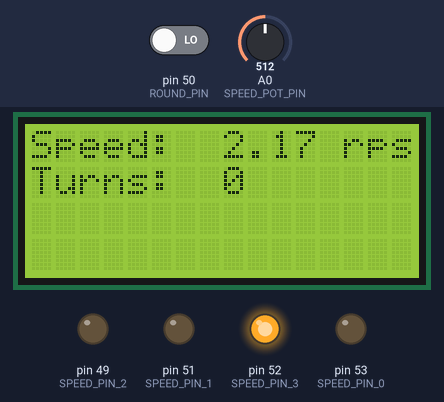
Bench run of a sketch on a simulated Arduino Mega 2560, built with avr-gcc and run on an emulated ATmega2560. On the bench: 16×4 character LCD, output pins drawn as LEDs (lit = HIGH). The inputs (shaded band) are chosen by the test bench; at power-on: A0 (SPEED_POT_PIN) = 512, pin 50 (ROUND_PIN) LOW.

Above: at 1.2 s.
1.3 s: A0 (SPEED_POT_PIN) set to 716
At 2.4 s:
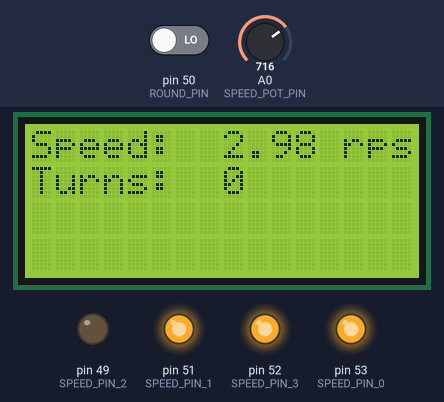
2.8 s: A0 (SPEED_POT_PIN) set to 900
At 3.9 s:
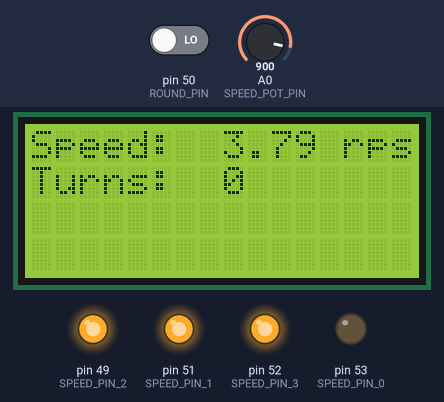
4.3 s: A0 (SPEED_POT_PIN) set to 1023
At 5.5 s:
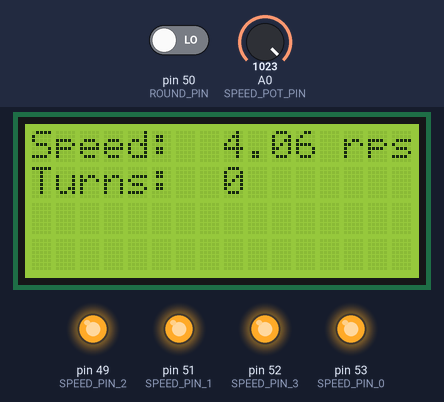
5.8 s: A0 (SPEED_POT_PIN) set to 511
At 7.0 s:
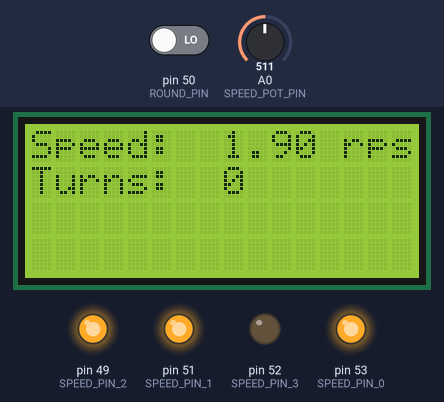
7.3 s: A0 (SPEED_POT_PIN) set to 306
At 8.5 s:
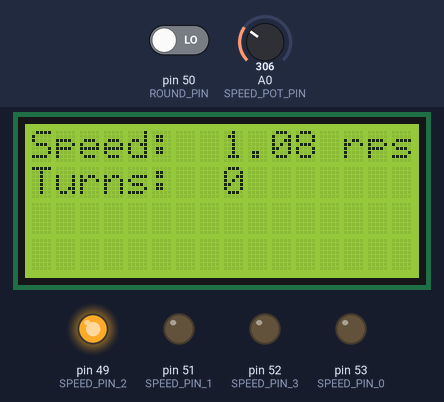
8.8 s: A0 (SPEED_POT_PIN) set to 122
At 10.2 s:
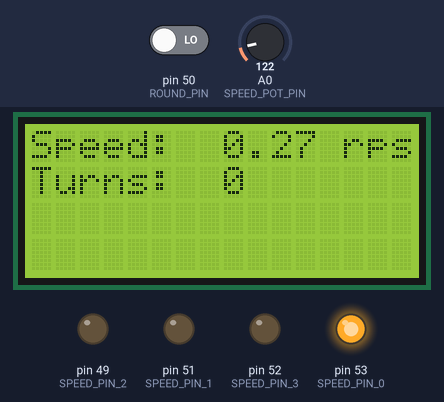
Timing chart, 0 to 11.3 s (numbered marks = the images above; inputs shaded):
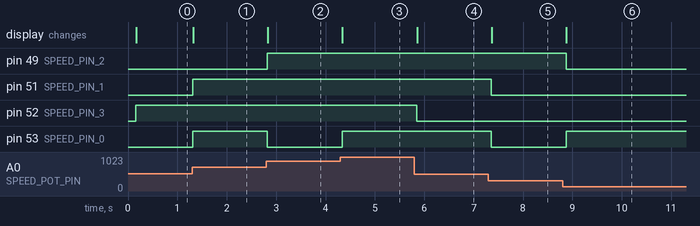

The sketch:

pickup_winder_UI.ino
```cpp
#include <Wire.h>
#include <LiquidCrystal_I2C.h>

const int SPEED_PIN_0 = 53;
const int SPEED_PIN_1 = 51;
const int SPEED_PIN_2 = 49;
const int SPEED_PIN_3 = 52;

const int SPEED_POT_PIN = A0;
int speedPotPinVal = 0;

const int ROUND_PIN = 50;
int rounds = 0;
int roundReadCounter = 0;
const int ROUND_READ_COUNTER_MAX = 5000;
int roundReadLastVal = 0;
int roundRead = 0;

int updateSpeedCounter = 0;
const int UPDATE_SPEED_COUNTER_MAX = 10000;

const float RPS_MAX = (int) 6500.0/1600.0;
float rps = 0;

char rpsString[8];

LiquidCrystal_I2C lcd(0x27, 16, 4);

void setupDisplay() {
  lcd.begin();
  lcd.print("hello");
  lcd.clear();
  lcd.print("Speed:  0.00 rps");
  lcd.setCursor(0,1);
  lcd.print("Turns:  0");
}

void updateDisplaySpeed() {
  lcd.setCursor(7, 0);
  rps = ((float) speedPotPinVal) * RPS_MAX / 15.0;
  dtostrf(rps, 5, 2, rpsString);
  lcd.print(rpsString);
}

void updateDisplayRounds() {;
  lcd.setCursor(8,1);
  lcd.print(rounds);
}

void updateSpeed() {
  speedPotPinVal = analogRead(SPEED_POT_PIN) >> 6;
  digitalWrite(SPEED_PIN_0, speedPotPinVal & 1);
  digitalWrite(SPEED_PIN_1, speedPotPinVal & 2);
  digitalWrite(SPEED_PIN_2, speedPotPinVal & 4);
  digitalWrite(SPEED_PIN_3, speedPotPinVal & 8);

  updateDisplaySpeed();
}

void updateRounds() {
  roundRead = digitalRead(ROUND_PIN);
  // if there is a change in the round pin value
  if(roundRead != roundReadLastVal) {
    // if it's the beginning of a round
    if(roundRead == 0) {
      rounds++;
      updateDisplayRounds();
    }
    roundReadLastVal = roundRead;
  }
}

void setup() {
  pinMode(SPEED_PIN_0, OUTPUT);
  pinMode(SPEED_PIN_1, OUTPUT);
  pinMode(SPEED_PIN_2, OUTPUT);
  pinMode(SPEED_PIN_3, OUTPUT);

  digitalWrite(SPEED_PIN_0, LOW);
  digitalWrite(SPEED_PIN_1, LOW);
  digitalWrite(SPEED_PIN_2, LOW);
  digitalWrite(SPEED_PIN_3, LOW);

  pinMode(ROUND_PIN, INPUT);

  setupDisplay();
  Serial.begin(9600);
}


void loop() {
  if(updateSpeedCounter > UPDATE_SPEED_COUNTER_MAX) {
    updateSpeed();
    updateSpeedCounter = 0;
  }

  if(roundReadCounter > ROUND_READ_COUNTER_MAX) {
    updateRounds();
    roundReadCounter = 0;
  }

  updateSpeedCounter++;
  roundReadCounter++;
}
```

Measured:
- after the input at 1.3 s, pin 51 (SPEED_PIN_1), pin 53 (SPEED_PIN_0): LOW → HIGH at once; the display: changes at once (image 1)
- after the input at 2.8 s, pin 49 (SPEED_PIN_2): LOW → HIGH at once; pin 53 (SPEED_PIN_0): HIGH → LOW at once; the display: changes at once (image 2)
- after the input at 4.3 s, pin 53 (SPEED_PIN_0): LOW → HIGH at once; the display: changes at once (image 3)
- after the input at 5.8 s, pin 52 (SPEED_PIN_3): HIGH → LOW after 0.05 s; the display: changes after 0.05 s (image 4)
- after the input at 7.3 s, pin 51 (SPEED_PIN_1), pin 53 (SPEED_PIN_0): HIGH → LOW after 0.06 s; the display: changes after 0.07 s (image 5)
- after the input at 8.8 s, pin 49 (SPEED_PIN_2): HIGH → LOW after 0.07 s; pin 53 (SPEED_PIN_0): LOW → HIGH after 0.07 s; the display: changes after 0.08 s (image 6)
